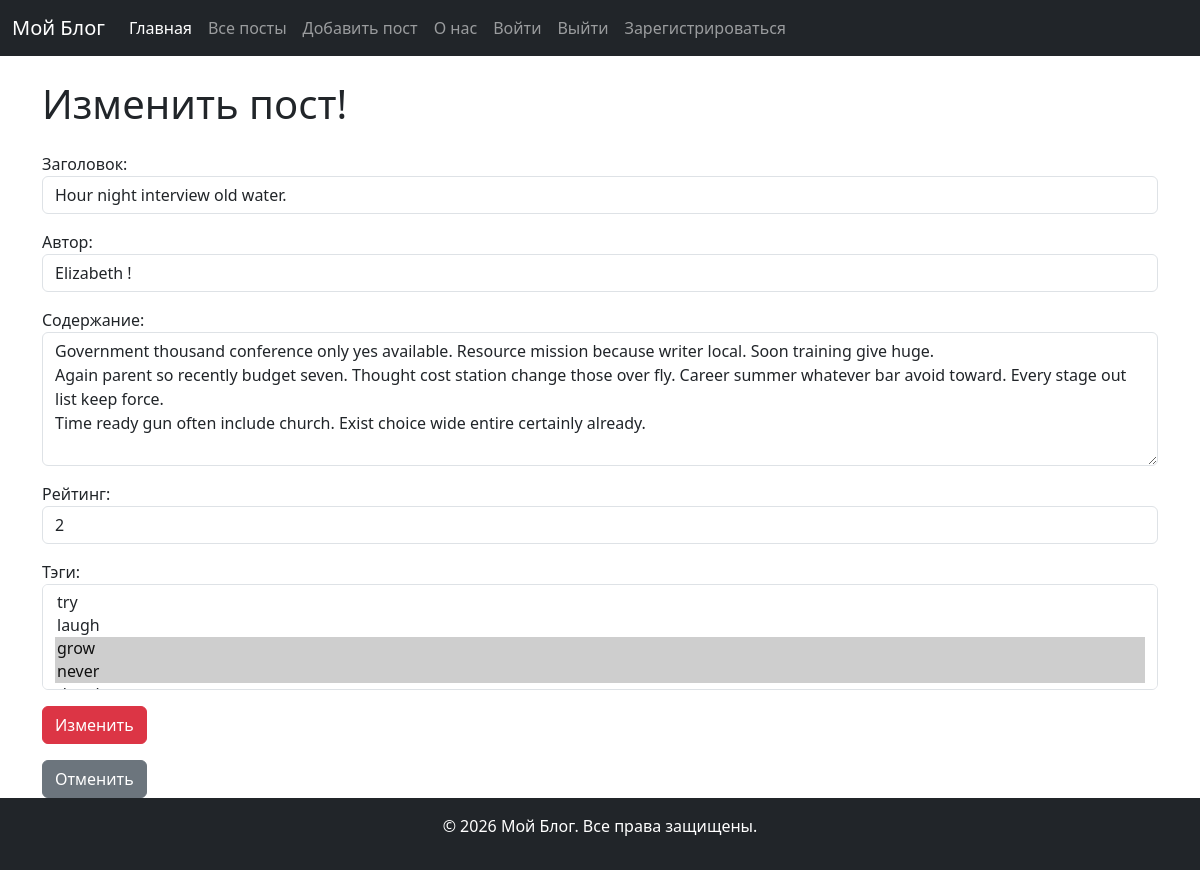
Screenshot of /posts/1/edit/ (signed in) with the database file from the repository.
### blog_app/models.py (models this page shows, shortened)
class Post(models.Model):
    title = models.CharField(max_length=200)
    content = models.TextField()
    created_at = models.DateTimeField(auto_now_add=True)
    author = models.ForeignKey("Author", on_delete=models.CASCADE, related_name='posts')
    rating = models.IntegerField(default=0)
    tags = models.ManyToManyField("Tag", related_name='posts')

### blog_app/views.py (the view)
# urls.py: path('posts/<int:pk>/edit/', PostUpdateView.as_view(), name='post_edit'),
class PostUpdateView(LoginRequiredMixin, PostBase, UpdateView):
    form_class = PostModelForm
    success_url = reverse_lazy('post_list')
    def get_context_data(self, **kwargs):
        context = super().get_context_data(**kwargs)
        context['title'] = 'Изменить пост'
        context['button_name'] = 'Изменить'
        return context

### blog_app/forms.py (shortened to what this page needs)
class PostModelForm(forms.ModelForm):
    class Meta:
        model = Post
        fields = ('title', 'author', 'content', 'rating', 'tags')
        labels = {
            'title': "Заголовок",
            'author': "Автор",
            'content': "Содержание",
            'rating': "Рейтинг",
            'tags': "Тэги",
        }
        widgets = {
            'title': forms.TextInput(attrs={'class': 'form-control', 'placeholder': 'Введите заголовок'}),
            'author': forms.Select(attrs={'class': 'form-control'}),
            'content': forms.Textarea(attrs={'class': 'form-control', 'placeholder': 'Введите содержание', 'rows': '5'}),
            'rating': forms.NumberInput(attrs={'class': 'form-control'}),
            'tags': forms.SelectMultiple(attrs={'class': 'form-control'}),
        }

### blog_app/models.py (called while the page is built)
    def __str__(self):
        return f"{self.name} !"

    def __str__(self):
        return f"{self.name}"

### blog_app/templates/blog_app/post_form.html (shortened to what this page needs)
{% extends 'blog_app/base.html' %}
{% block content %}
    <h1>{{ title }}!</h1>
    <form method="post" class="mt-4">
        {{ form.as_p }}
        <button type="submit" class="btn btn-danger">{{ button_name }}</button>
    </form>
<a href="{% url 'post_list' %}" class="btn btn-secondary mt-3">Отменить</a>
{% endblock %}

### rows the page displays
Post: title "Hour night interview old water.", author "Elizabeth !", content "Government thousand conference only yes available. Resource mission because writer local. Soon training give huge. Again parent so recently budget seven. Thought cost station change those over fly. Career summer whatever bar avoid toward. Every stage out list keep force. Time ready gun often include church. Exist choice wide entire certainly already.", rating "2"

### other values shown
{{ title }} "Изменить пост"
{{ button_name }} "Изменить"
